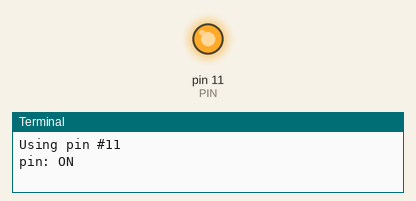
Recording of a program running on a simulated Raspberry Pi (header pin numbers). Shown: output pins drawn as LEDs (lit = HIGH), the last lines printed to the terminal.

Above: at 4.0 s.
At 9.0 s:
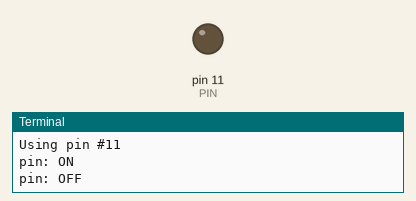
Timing chart, 0 to 13.0 s (numbered marks = the images above):
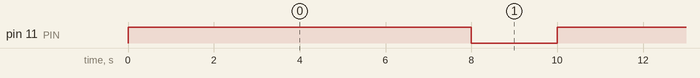

Measured:
- by itself, pin 11 (PIN): alternates HIGH for 8.0 s and LOW for 2.0 s

The program:

main.py
```python
import time
import RPi.GPIO as GPIO

######################################################################
#                                                                    #
# GPIO layout: https://www.raspberrypi.org/documentation/usage/gpio/ #
#                                                                    #
######################################################################

# GPIO.BOARD : index of the pin found in schemes (1-40).
# GPIO.BCM : numbers in the name of the pin (GPIO 1,5,17,..)
GPIO.setmode(GPIO.BOARD)

# pin 11 : GPIO 17
PIN = 11
print("Using pin #" + str(PIN))

# input or output: GPIO.IN or GPIO.OUT
# no power = 0 / GPIO.LOW / False
# power = 1 / GPIO.HIGH / True
GPIO.setup(PIN, GPIO.OUT, initial=GPIO.LOW)

while True:
    print("pin: ON")
    GPIO.output(PIN, GPIO.HIGH)
    time.sleep(8)
    print("pin: OFF")
    GPIO.output(PIN, GPIO.LOW)
    time.sleep(2)

# cleans up the setup pins and marks them as unused
# this prevents warnings when turning it off and on again
# however, this will not be reached so far as the test code
# is forever stuck in the while-loop.
GPIO.cleanup()

print("### program has ended ###")
```
